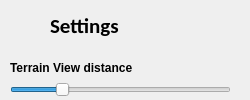
       <widget class="QDockWidget" name="settingsDockWidget">
        <property name="minimumSize">
         <size>
          <width>250</width>
          <height>38</height>
         </size>
        </property>
        <property name="maximumSize">
         <size>
          <width>250</width>
          <height>524287</height>
         </size>
        </property>
        <property name="windowTitle">
         <string>Settings</string>
        </property>
        <widget class="QWidget" name="dockWidgetContents_2">
         <widget class="QLabel" name="label_5">
          <property name="geometry">
           <rect>
            <x>50</x>
            <y>10</y>
            <width>81</width>
            <height>31</height>
           </rect>
          </property>
          <property name="font">
           <font>
            <family>Calibri</family>
            <pointsize>16</pointsize>
            <weight>75</weight>
            <bold>true</bold>
           </font>
          </property>
          <property name="frameShape">
           <enum>QFrame::NoFrame</enum>
          </property>
          <property name="lineWidth">
           <number>1</number>
          </property>
          <property name="text">
           <string>Settings</string>
          </property>
          <property name="scaledContents">
           <bool>false</bool>
          </property>
         </widget>
         <widget class="QLabel" name="label_6">
          <property name="geometry">
           <rect>
            <x>10</x>
            <y>0</y>
            <width>41</width>
            <height>51</height>
           </rect>
          </property>
          <property name="text">
           <string/>
          </property>
          <property name="pixmap">
           <pixmap>../Data/EditorIcons/settingsIcon32.png</pixmap>
          </property>
         </widget>
         <widget class="QLabel" name="label_7">
          <property name="geometry">
           <rect>
            <x>10</x>
            <y>60</y>
            <width>131</width>
            <height>16</height>
           </rect>
          </property>
          <property name="font">
           <font>
            <weight>75</weight>
            <bold>true</bold>
           </font>
          </property>
          <property name="text">
           <string>Terrain View distance</string>
          </property>
         </widget>
         <widget class="QSlider" name="terrainViewDistanceSlider">
          <property name="geometry">
           <rect>
            <x>10</x>
            <y>80</y>
            <width>221</width>
            <height>19</height>
           </rect>
          </property>
          <property name="maximum">
           <number>100000</number>
          </property>
          <property name="value">
           <number>22000</number>
          </property>
          <property name="orientation">
           <enum>Qt::Horizontal</enum>
          </property>
         </widget>
         <widget class="QLabel" name="label_8">
          <property name="geometry">
           <rect>
            <x>10</x>
            <y>110</y>
            <width>111</width>
            <height>16</height>
           </rect>
          </property>
          <property name="font">
           <font>
            <weight>75</weight>
            <bold>true</bold>
           </font>
          </property>
          <property name="text">
           <string>Camera speed</string>
          </property>
         </widget>
         <widget class="QSlider" name="cameraSpeedSlider">
          <property name="geometry">
           <rect>
            <x>10</x>
            <y>130</y>
            <width>221</width>
            <height>19</height>
           </rect>
          </property>
          <property name="minimum">
           <number>100</number>
          </property>
          <property name="maximum">
           <number>10000</number>
          </property>
          <property name="singleStep">
           <number>1</number>
          </property>
          <property name="value">
           <number>1000</number>
          </property>
          <property name="orientation">
           <enum>Qt::Horizontal</enum>
          </property>
         </widget>
         <widget class="QLabel" name="label_9">
          <property name="geometry">
           <rect>
            <x>70</x>
            <y>170</y>
            <width>61</width>
            <height>16</height>
           </rect>
          </property>
          <property name="font">
           <font>
            <pointsize>10</pointsize>
            <weight>75</weight>
            <bold>true</bold>
           </font>
          </property>
          <property name="text">
           <string>Render</string>
          </property>
         </widget>
         <widget class="QCheckBox" name="renderTerrainCheckBox">
          <property name="geometry">
           <rect>
            <x>10</x>
            <y>190</y>
            <width>70</width>
            <height>17</height>
           </rect>
          </property>
          <property name="font">
           <font>
            <weight>75</weight>
            <bold>true</bold>
           </font>
          </property>
          <property name="text">
           <string>Terrain</string>
          </property>
          <property name="checked">
           <bool>true</bool>
          </property>
         </widget>
         <widget class="QCheckBox" name="renderWaterCheckBox">
          <property name="geometry">
           <rect>
            <x>10</x>
            <y>210</y>
            <width>70</width>
            <height>17</height>
           </rect>
          </property>
          <property name="font">
           <font>
            <weight>75</weight>
            <bold>true</bold>
           </font>
          </property>
          <property name="text">
           <string>Water</string>
          </property>
          <property name="checked">
           <bool>true</bool>
          </property>
         </widget>
        </widget>
       </widget>
